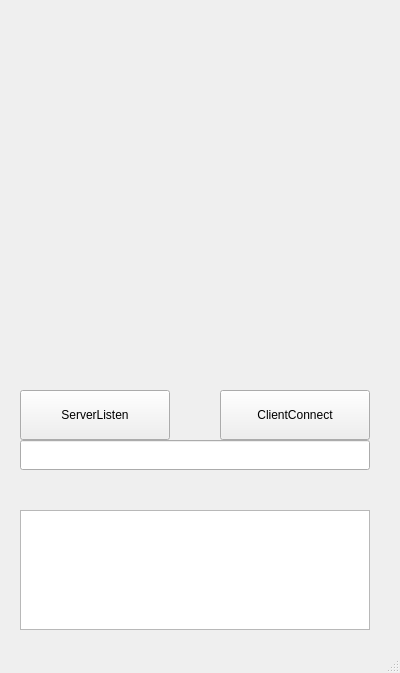
<?xml version="1.0" encoding="UTF-8"?>
<ui version="4.0">
 <class>MainWindow</class>
 <widget class="QMainWindow" name="MainWindow">
  <property name="geometry">
   <rect>
    <x>0</x>
    <y>0</y>
    <width>400</width>
    <height>673</height>
   </rect>
  </property>
  <property name="windowTitle">
   <string>MainWindow</string>
  </property>
  <widget class="QWidget" name="centralwidget">
   <widget class="QWidget" name="gridLayoutWidget">
    <property name="geometry">
     <rect>
      <x>-1</x>
      <y>-1</y>
      <width>404</width>
      <height>381</height>
     </rect>
    </property>
    <layout class="QGridLayout" name="gridLayout"/>
   </widget>
   <widget class="QPushButton" name="ServerListenButton">
    <property name="geometry">
     <rect>
      <x>20</x>
      <y>390</y>
      <width>150</width>
      <height>50</height>
     </rect>
    </property>
    <property name="text">
     <string>ServerListen</string>
    </property>
   </widget>
   <widget class="QPushButton" name="ClientConnectButton">
    <property name="geometry">
     <rect>
      <x>220</x>
      <y>390</y>
      <width>150</width>
      <height>50</height>
     </rect>
    </property>
    <property name="text">
     <string>ClientConnect</string>
    </property>
   </widget>
   <widget class="QLineEdit" name="lineIP">
    <property name="geometry">
     <rect>
      <x>20</x>
      <y>440</y>
      <width>350</width>
      <height>30</height>
     </rect>
    </property>
   </widget>
   <widget class="QTextEdit" name="textlog">
    <property name="geometry">
     <rect>
      <x>20</x>
      <y>510</y>
      <width>350</width>
      <height>120</height>
     </rect>
    </property>
   </widget>
  </widget>
  <widget class="QMenuBar" name="menubar">
   <property name="geometry">
    <rect>
     <x>0</x>
     <y>0</y>
     <width>400</width>
     <height>20</height>
    </rect>
   </property>
  </widget>
  <widget class="QStatusBar" name="statusbar"/>
 </widget>
 <resources/>
 <connections/>
</ui>
